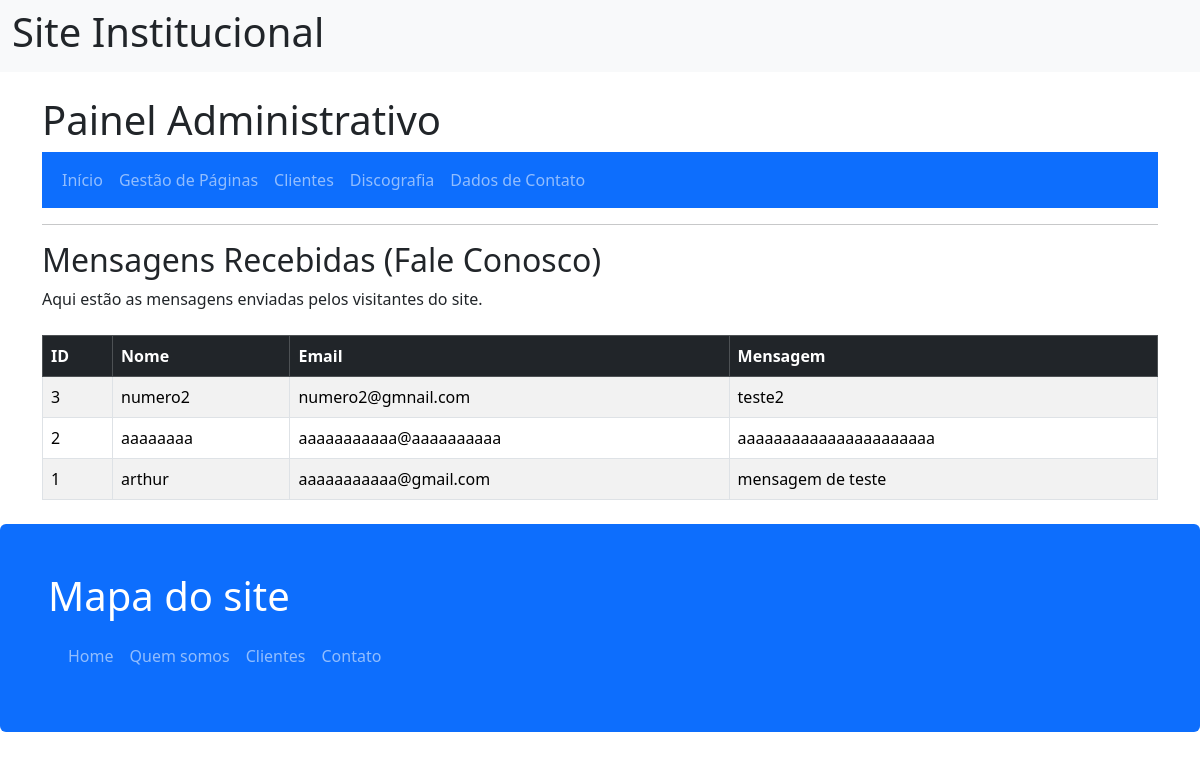
The app's page /admin/admin.php?pg=contato with its own data.
### tables this page shows
CREATE TABLE `contatos` (
  `id` int(11) NOT NULL,
  `nome` varchar(100) NOT NULL,
  `email` varchar(150) NOT NULL,
  `mensagem` text NOT NULL
);

### admin/contato.php (the view)
<?php
require_once "config.inc.php";
echo "<h2>Mensagens Recebidas (Fale Conosco)</h2>";
echo "<p>Aqui estão as mensagens enviadas pelos visitantes do site.</p>";
$sql = "SELECT id, nome, email, mensagem FROM contatos ORDER BY id DESC";
$resultado = mysqli_query($conexao, $sql);
if (mysqli_num_rows($resultado) > 0) {
?>
    <table class="table table-striped table-bordered mt-4">
        <thead class="table-dark">
            <tr>
                <th>ID</th>
                <th>Nome</th>
                <th>Email</th>
                <th>Mensagem</th>
            </tr>
        </thead>
        <tbody>
            <?php
            while ($dados = mysqli_fetch_array($resultado)) {
                echo "<tr>";
                echo "  <td>" . $dados['id'] . "</td>";
                echo "  <td>" . htmlspecialchars($dados['nome']) . "</td>";
                echo "  <td>" . htmlspecialchars($dados['email']) . "</td>";
                echo "  <td>" . htmlspecialchars($dados['mensagem']) . "</td>";
                echo "</tr>";
            }
            ?>
        </tbody>
    </table>
<?php
} else {
    echo "<div class='alert alert-info mt-4'>Nenhuma mensagem recebida no momento.</div>";
}
?>

### records on screen
contatos: id "3", nome "numero2", email "numero2@gmnail.com", mensagem "teste2"
contatos: id "2", nome "aaaaaaaa", email "aaaaaaaaaaa@aaaaaaaaaa", mensagem "aaaaaaaaaaaaaaaaaaaaaa"
contatos: id "1", nome "arthur", email "aaaaaaaaaaa@gmail.com", mensagem "mensagem de teste"

### other values on screen
$nome_site "Site Institucional"
